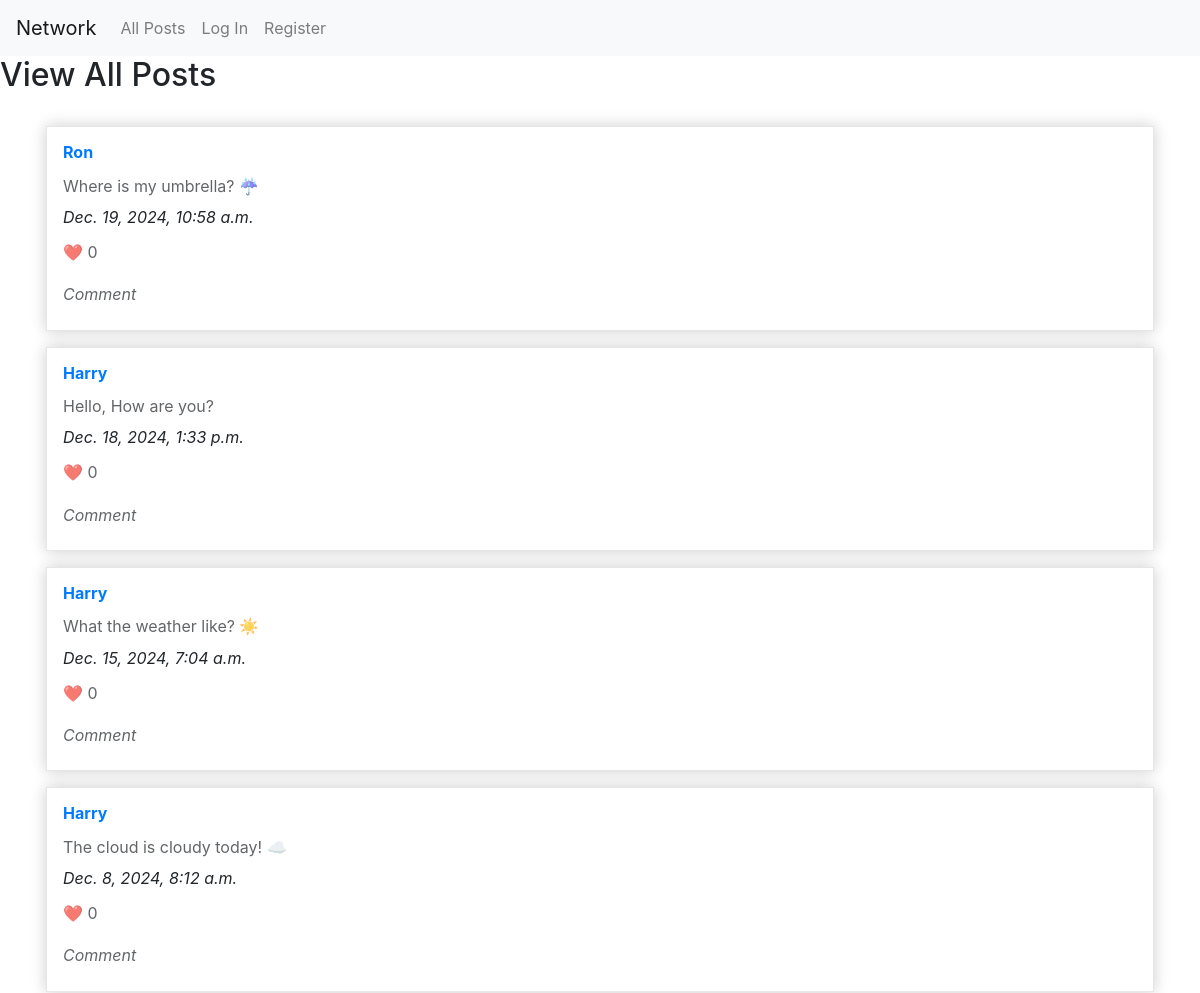
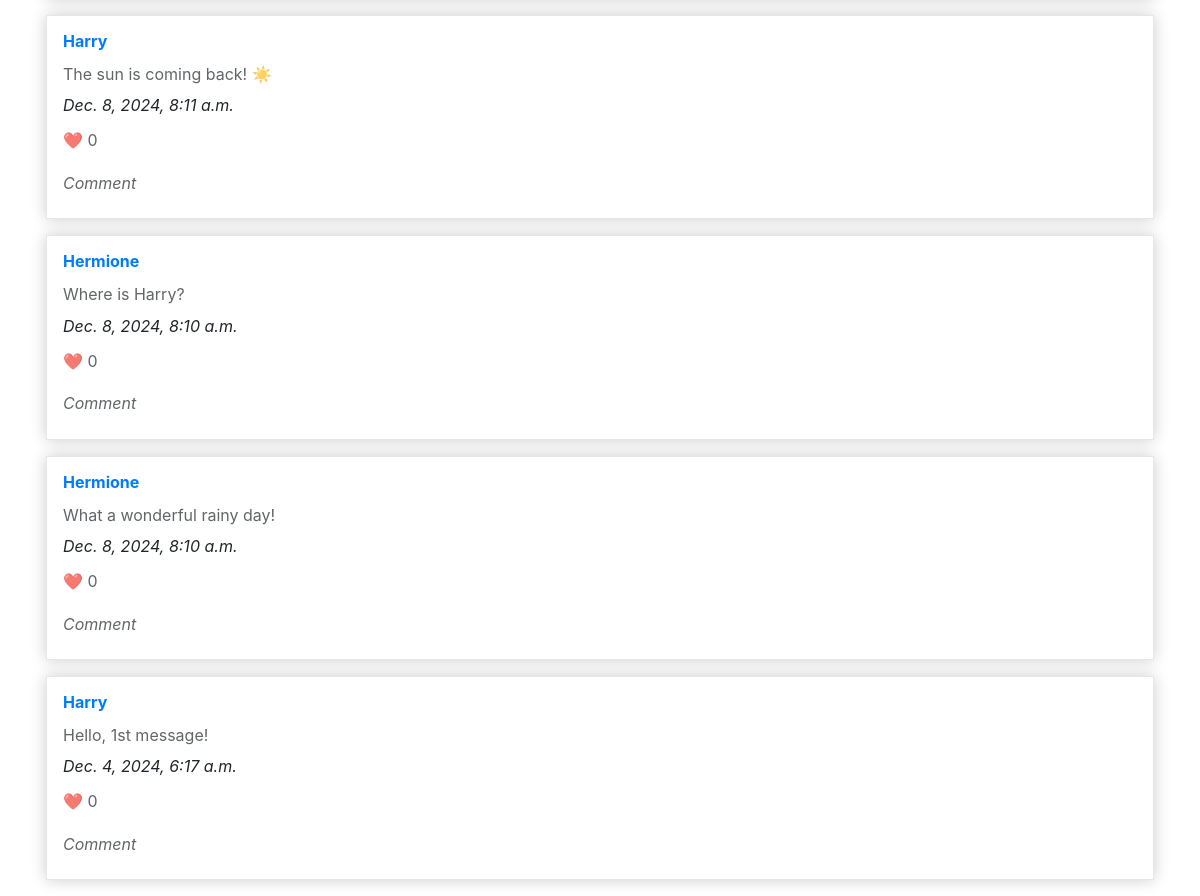
The page / on the database its author committed (2 pictures, top to bottom).
### network/models.py (models this page shows)
class Post(models.Model):
    user = models.ForeignKey("User", on_delete=models.CASCADE, related_name="posts")
    content = models.TextField()
    date = models.DateTimeField(auto_now_add=True)
    likes = models.ManyToManyField("User", related_name="liked_posts", blank=True)

class User(AbstractUser):
    pass

### network/views.py (the view)
# urls.py: path("", views.index, name="index"),
def index(request):
    posts = Post.objects.all().filter().order_by("-date")
    return render(request, "network/index.html", {
        "posts": posts
    })

### network/templates/network/index.html
{% extends "network/layout.html" %}
{% load static %}
{% block body %}
  <h2>View All Posts</h2>
  <div class="container">
      {% for post in posts %}
        <div class="card-post">
          <h3><a href="{% url 'profile' post.user %}">{{post.user}}</a></h3>
          <p>
            {{ post.content }}
          </p>
          <i>{{post.date}}</i>
          <p>❤️ 0</p>
          <p><i>Comment</i></p>
        </div>
      {% endfor %}
    </div>
  </div>
{% endblock %}

### network/static/network/styles.css (style rules this page uses)
.container { max-width: auto; margin-top: 32px; padding: 0 16px; }
.card-post { margin-bottom: 16px; padding: 1em; overflow: hidden; height: auto; background: white; border: solid 1px #e6e6e6; box-shadow: 0 0 15px rgba(0,0,0,0.2); display: flex; flex-direction: column; }
.card-post h3 { font-size: 16px; font-weight: bold; margin: 0; }
.card-post p { font-size: 16px; line-height: 1.4; opacity: .7; margin-bottom: 8px; margin-top: 12px; }

### rows shown on the page
Post: user "Ron", content "Where is my umbrella? ☔", date "Dec. 19, 2024, 10:58 a.m."
Post: user "Harry", content "Hello, How are you?", date "Dec. 18, 2024, 1:33 p.m."
Post: user "Harry", content "What the weather like? ☀️", date "Dec. 15, 2024, 7:04 a.m."
Post: user "Harry", content "The cloud is cloudy today! ☁️", date "Dec. 8, 2024, 8:12 a.m."
Post: user "Harry", content "The sun is coming back! ☀️", date "Dec. 8, 2024, 8:11 a.m."
Post: user "Hermione", content "Where is Harry?", date "Dec. 8, 2024, 8:10 a.m."
Post: user "Hermione", content "What a wonderful rainy day!", date "Dec. 8, 2024, 8:10 a.m."
Post: user "Harry", content "Hello, 1st message!", date "Dec. 4, 2024, 6:17 a.m."
